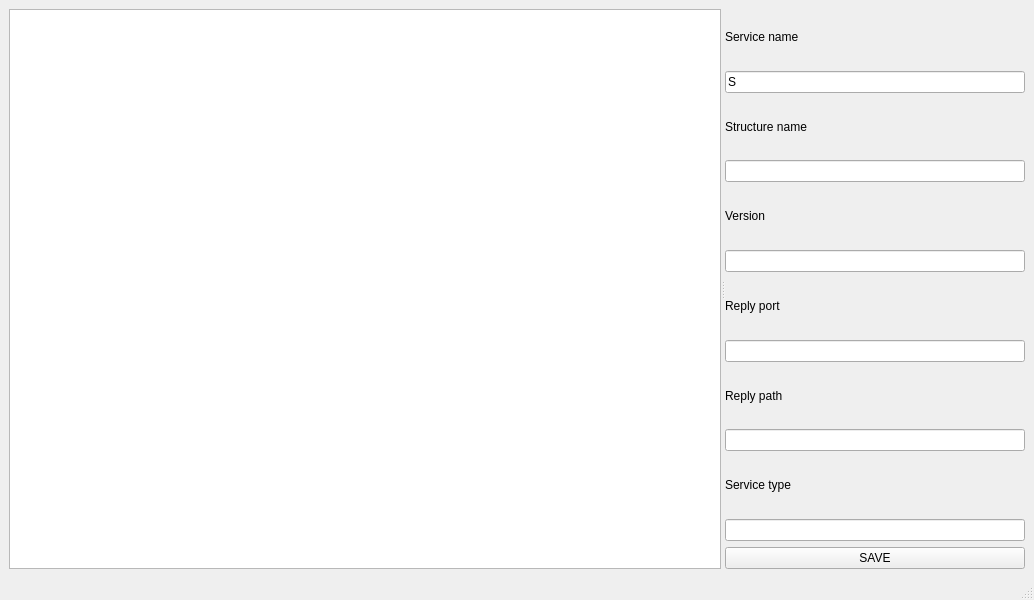
<?xml version="1.0" encoding="UTF-8"?>
<ui version="4.0">
 <class>MainWindow</class>
 <widget class="QMainWindow" name="MainWindow">
  <property name="geometry">
   <rect>
    <x>0</x>
    <y>0</y>
    <width>1034</width>
    <height>600</height>
   </rect>
  </property>
  <property name="windowTitle">
   <string>VDV301SubscriberSettingsExample</string>
  </property>
  <widget class="QWidget" name="centralwidget">
   <layout class="QHBoxLayout" name="horizontalLayout">
    <item>
     <widget class="QSplitter" name="splitter">
      <property name="orientation">
       <enum>Qt::Horizontal</enum>
      </property>
      <widget class="QPlainTextEdit" name="plainTextEdit_receivedData">
       <property name="font">
        <font>
         <family>Courier New</family>
         <pointsize>12</pointsize>
        </font>
       </property>
      </widget>
      <widget class="QWidget" name="verticalLayoutWidget">
       <layout class="QVBoxLayout" name="verticalLayout">
        <item>
         <widget class="QLabel" name="label">
          <property name="text">
           <string>Service name</string>
          </property>
         </widget>
        </item>
        <item>
         <widget class="QLineEdit" name="lineEdit_servicename">
          <property name="text">
           <string>S</string>
          </property>
         </widget>
        </item>
        <item>
         <widget class="QLabel" name="label_2">
          <property name="text">
           <string>Structure name</string>
          </property>
         </widget>
        </item>
        <item>
         <widget class="QLineEdit" name="lineEdit_structure"/>
        </item>
        <item>
         <widget class="QLabel" name="label_6">
          <property name="text">
           <string>Version</string>
          </property>
         </widget>
        </item>
        <item>
         <widget class="QLineEdit" name="lineEdit_version"/>
        </item>
        <item>
         <widget class="QLabel" name="label_3">
          <property name="text">
           <string>Reply port</string>
          </property>
         </widget>
        </item>
        <item>
         <widget class="QLineEdit" name="lineEdit_port"/>
        </item>
        <item>
         <widget class="QLabel" name="label_4">
          <property name="text">
           <string>Reply path</string>
          </property>
         </widget>
        </item>
        <item>
         <widget class="QLineEdit" name="lineEdit_replyPath"/>
        </item>
        <item>
         <widget class="QLabel" name="label_5">
          <property name="text">
           <string>Service type</string>
          </property>
         </widget>
        </item>
        <item>
         <widget class="QLineEdit" name="lineEdit_serviceType"/>
        </item>
        <item>
         <widget class="QPushButton" name="pushButton_save">
          <property name="text">
           <string>SAVE</string>
          </property>
         </widget>
        </item>
       </layout>
      </widget>
     </widget>
    </item>
   </layout>
  </widget>
  <widget class="QMenuBar" name="menubar">
   <property name="geometry">
    <rect>
     <x>0</x>
     <y>0</y>
     <width>1034</width>
     <height>21</height>
    </rect>
   </property>
  </widget>
  <widget class="QStatusBar" name="statusbar"/>
 </widget>
 <resources/>
 <connections/>
</ui>
